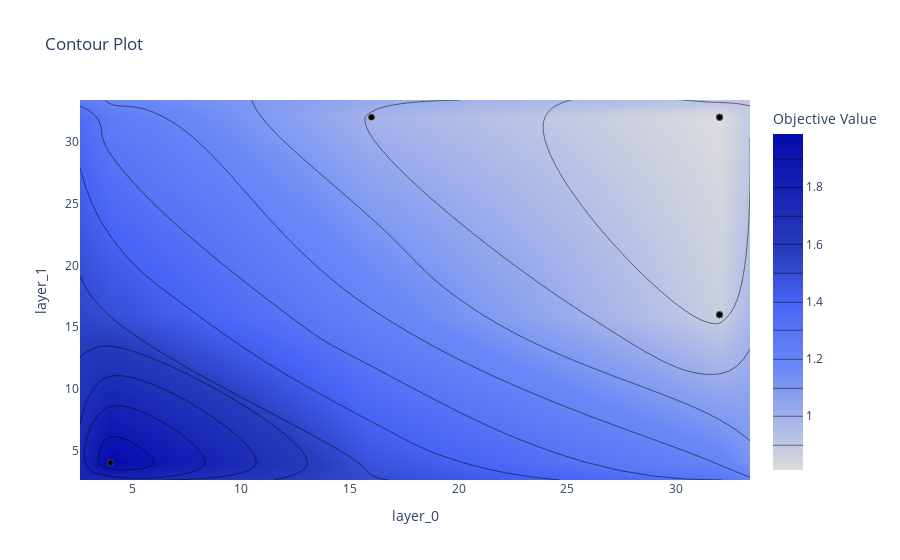

The notebook cell this image was saved under:
### Code cell
fig = optuna.visualization.plot_contour(peanut, params = ['layer_0', 'layer_1'])
fig.show()

### Figure 1 — Plotly figure (JSON) as saved in the notebook; plotly's stock layout.template omitted (floating-point values rounded to 4 significant figures)
{"data": [{"colorbar": {"title": {"text": "Objective Value"}}, "colorscale": [[0, "rgb(5,10,172)"], [0.35, "rgb(40,60,190)"], [0.5, "rgb(70,100,245)"], [0.6, "rgb(90,120,245)"], [0.7, "rgb(106,137,247)"], [1, "rgb(220,220,220)"]], "connectgaps": true, "contours": {"coloring": "heatmap"}, "hoverinfo": "none", "line": {"smoothing": 1.3}, "reversescale": true, "type": "contour", "x": [2.6, 4, 16, 32, 33.4], "y": [2.6, 4, 16, 32, 33.4], "z": [[null, null, null, null, null], [null, 1.986, null, null, null], [null, null, null, 0.871, null], [null, null, 0.9873, 0.8121, null], [null, null, null, null, null]]}, {"marker": {"color": "black", "line": {"color": "Grey", "width": 0.5}}, "mode": "markers", "showlegend": false, "type": "scatter", "x": [4, 16, 16, 32, 32, 32, 32, 32, 32, 32, 32, 32, 32, 32, 32, 32, 32, 32, 32, 32, 32, 32, 32, 32, 32, 32, 32, 32, 32, 32, 32, 32, 32, 32, 32, 32, 32, 32, 32, 32, 32, 32, 32], "y": [4, 32, 32, 32, 16, 16, 16, 16, 32, 16, 16, 16, 16, 16, 16, 16, 16, 32, 32, 16, 16, 16, 16, 16, 16, 16, 16, 16, 32, 32, 32, 32, 32, 32, 32, 32, 32, 32, 32, 32, 32, 32, 32]}], "layout": {"title": {"text": "Contour Plot"}, "xaxis": {"range": [2.6, 33.4], "title": {"text": "layer_0"}}, "yaxis": {"range": [2.6, 33.4], "title": {"text": "layer_1"}}}}
